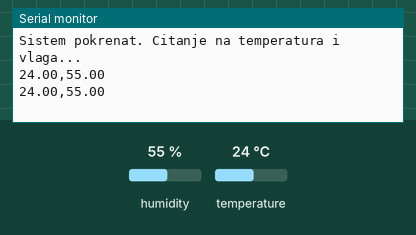
Simulated run of this sketch. Board: Arduino Uno, built with avr-gcc and run on an emulated ATmega328P. Parts: the last lines printed to the serial monitor. The test bench sets the inputs (shaded band); at power-on: humidity 55 %, temperature 24 °C.

Above: at 4.8 s.
4.9 s: humidity set to 22 %
At 6.6 s:
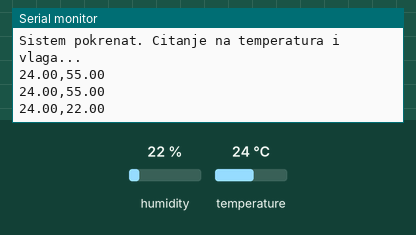
7.9 s: temperature set to 12 °C
At 9.5 s:
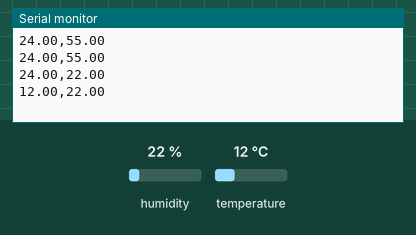
10.9 s: humidity set to 40 %
At 13.0 s:
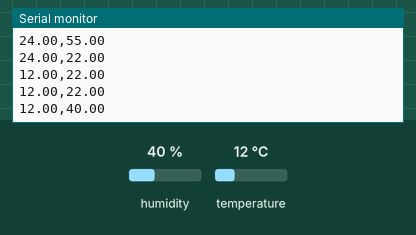
Timing chart, 0 to 14.5 s (numbered marks = the images above; inputs shaded):
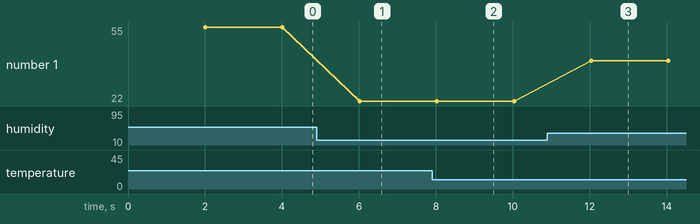

Measured:
- after the input at 4.9 s, the serial monitor: prints a new line after 1.1 s (image 1)
- after the input at 7.9 s, the serial monitor: prints a new line after 0.12 s (image 2)
- after the input at 10.9 s, the serial monitor: prints a new line after 1.1 s (image 3)
- plotted number 1: 55 → 22 after the input at 4.9 s, 22 → 40 after the input at 10.9 s

The sketch:

arduino_dht22.ino
```cpp
#include "DHT.h"

#define DHTPIN 2
#define DHTTYPE DHT22

DHT dht(DHTPIN, DHTTYPE);

void setup() {
  Serial.begin(9600);
  dht.begin();
  Serial.println("Sistem pokrenat. Citanje na temperatura i vlaga...");
}

void loop() {
  delay(2000);  // Чекање 2 секунди помеѓу мерења

  float t = dht.readTemperature();
  float h = dht.readHumidity();

  // Проверка дали читањето е успешно
  if (isnan(t) || isnan(h)) {
    Serial.println("GRESKA: Neuspesno citanje od DHT senzor!");
    return;
  }

  // Испраќање на податоци во формат: temperatura,vlaga
  // Пример: 23.50,55.30
  Serial.print(t);
  Serial.print(",");
  Serial.println(h);
}
```
